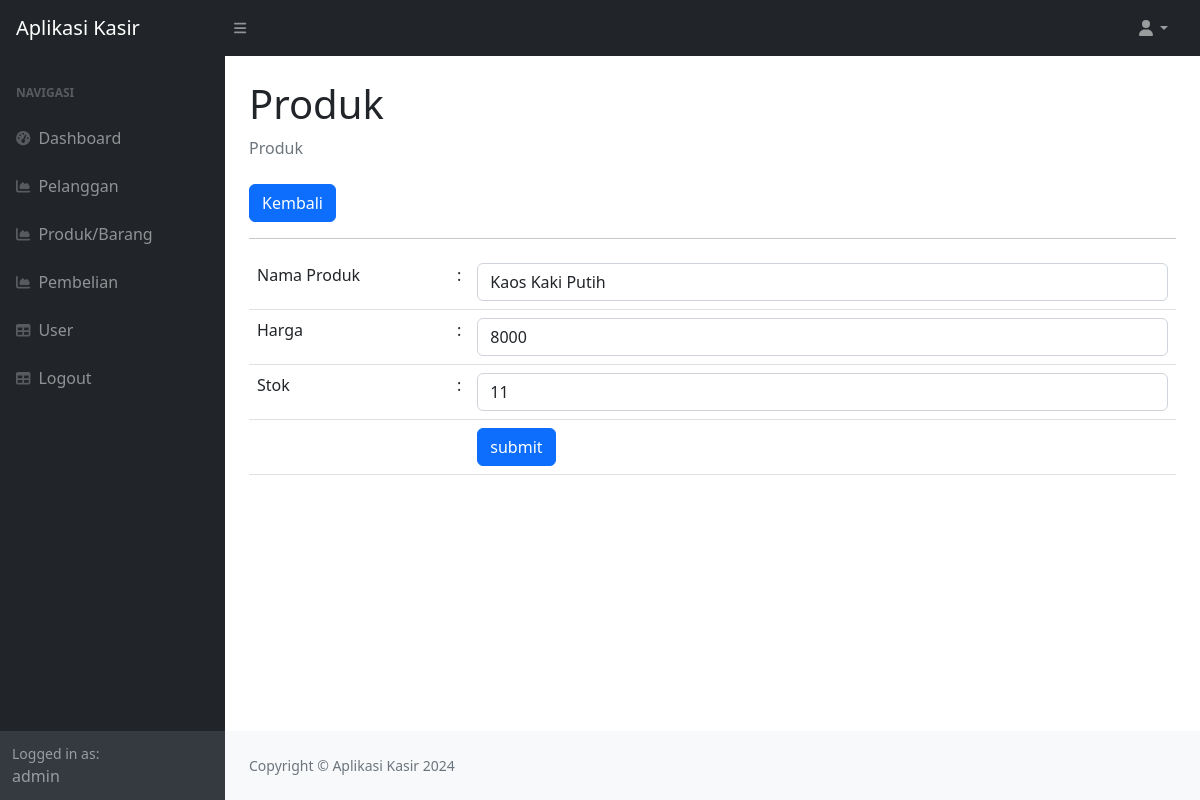
/index.php?page=produk_ubah&&id=1 (signed in), run on the app's committed database.
### tables this page shows
CREATE TABLE `produk` (
  `id_produk` int(11) NOT NULL,
  `nama_produk` varchar(255) DEFAULT NULL,
  `harga` int(10) DEFAULT NULL,
  `stok` int(11) DEFAULT NULL
);

### produk_ubah.php (the view, shortened to what this page needs)
<?php
$id = $_GET['id'];
$query = mysqli_query($koneksi,"SELECT * FROM produk WHERE id_produk=$id");
$data = mysqli_fetch_array($query);
?>
<div class="container-fluid px-4">
    <h1 class="mt-4">Produk</h1>
    <ol class="breadcrumb mb-4">
        <li class="breadcrumb-item active">Produk</li>
    </ol>
    <a href="?page=produk" class="btn btn-primary">Kembali</a>
    <hr>
    <form method="post">
    <table class="table table-border">
            <tr>
                <td width="200">Nama Produk</td>
                <td width="1">:</td>
                <td><input class="form-control" value="<?php echo $data['nama_produk'];?>" type="text" name="nama_produk"></td>
            </tr>
            <tr>
                <td width="200">Harga</td>
                <td width="10">:</td>
                <td><input class="form-control" value="<?php echo $data['harga'];?>" type="number" name="harga"></td>
            </tr>
            <tr>
                <td>Stok</td>
                <td>:</td>
                <td><input class="form-control" type="number" step="0"  value="<?php echo $data['stok'];?>"name="stok"></td>
            </tr>
        <tr>
            <td></td>
            <td></td>
            <td>
                <button type="submit" class="btn btn-primary">submit</button>
            </td>
        </tr>
        </table>
    </form>
    </div>

### data on the page
produk: nama_produk "Kaos Kaki Putih", harga "8000", stok "11"

### other printed values
$_SESSION['user']['nama'] "admin"
